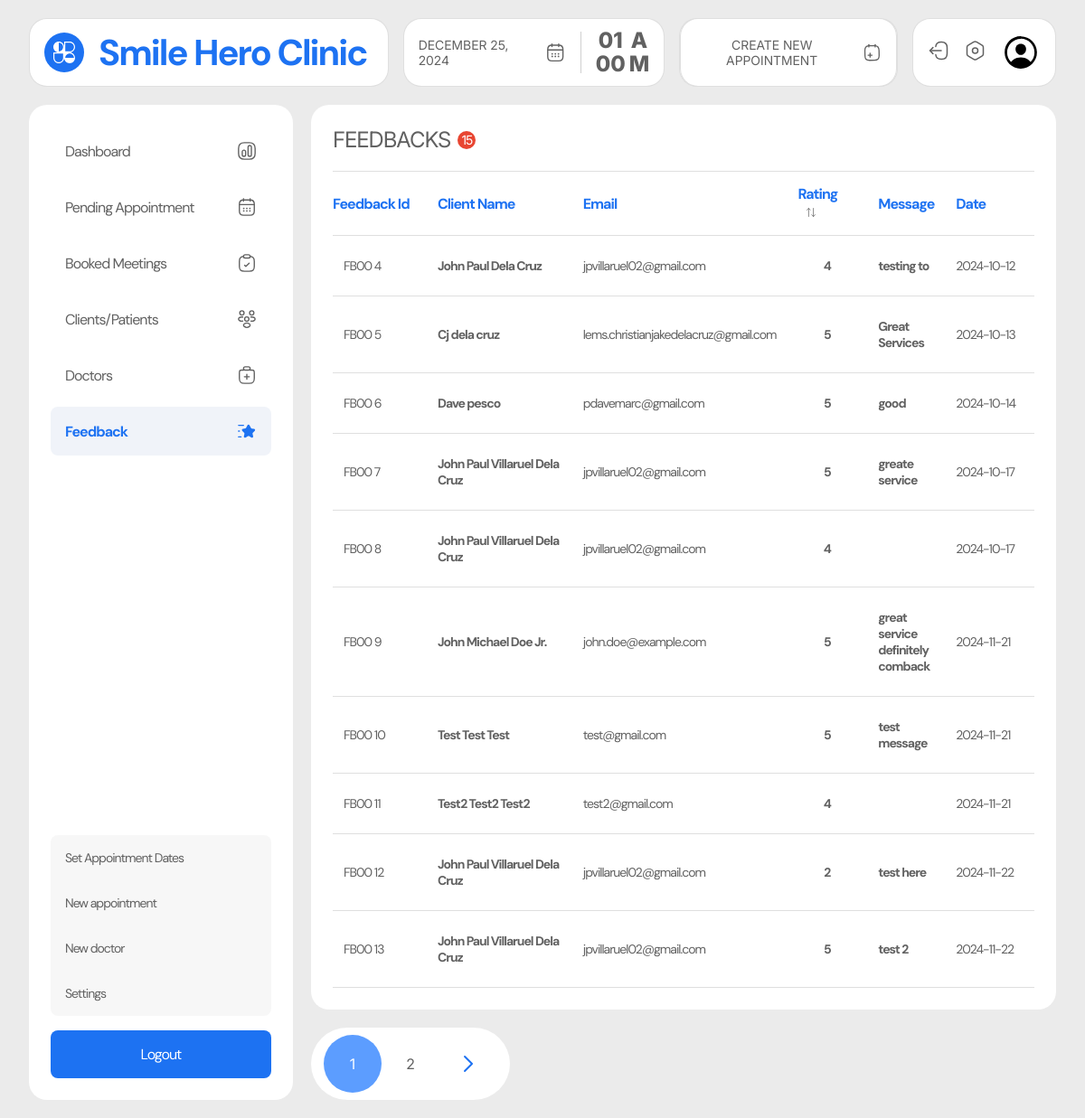
The page /admin/feedback.php (signed in) on the database its author committed.
### tables this page shows
CREATE TABLE `feedback` (
  `id` int(11) NOT NULL,
  `user_id` varchar(100) NOT NULL,
  `doctor_id` varchar(100) DEFAULT NULL,
  `name` varchar(299) NOT NULL,
  `email` varchar(299) NOT NULL,
  `feedback` text NOT NULL,
  `rating` enum('1','2','3','4','5') NOT NULL,
  `created_at` datetime NOT NULL
);

### admin/feedback.php (the view, shortened to what this page needs)
<?php
require_once '../includes/dbh.inc.php';
require_once './includes/pagination.php';
$limit = 10;
$page = isset($_GET['page']) ? (int)$_GET['page'] : 1;
$start = ($page - 1) * $limit;
$totalQuery = "SELECT COUNT(*) AS total FROM feedback";
$totalResult = $conn->query($totalQuery);
$totalRow = $totalResult->fetch_assoc();
$totalRecords = $totalRow['total'];
$query = "SELECT * FROM feedback LIMIT $start, $limit";
$result = $conn->query($query);
$users = [];
if ($result->num_rows > 0) {
  while ($row = $result->fetch_assoc()) {
    $users[] = $row;
  }
}
?>
<!DOCTYPE html>
<html lang="en">
<head>
  <link rel="stylesheet" href="../src/dist/styles.css" />
</head>
<body class="admin__page">
  <main class="admin__main">
    <?php include("includes/nav.php"); ?>
    <section class="admin__content">
      <?php include("includes/side_nav.php"); ?>
      <div class="feedbacks__container">
        <div class="feedbacks__table">
          <h1 class="table-heading">feedbacks<span class="table-item-count"><?php echo $totalRecords ?></span></h1>
          <table>
            <thead>
              <tr>
                <th>feedback id</th>
                <th>client name</th>
                <th>email</th>
                <th>
                  rating
                  <div class="dropdown-container">
                    <button class="filter-btn">
                    </button>
                  </div>
                </th>
                <th>message</th>
                <th>date</th>
              </tr>
            </thead>
            <tbody>
              <?php foreach($users as $user){?>
              <tr>
                <td class="patient-cell id">FB00  <?php echo $user['id']?></td>
                <td class="patient-cell name"><?php echo $user['name']?></td>
                <td class="patient-cell email"><?php echo $user['email']?></td>
                <td class="patient-cell rating"><?php echo $user['rating']?></td>
                <td class="patient-cell message"><?php echo $user['feedback']?></td>
                <td class="patient-cell date"><?php echo $user['created_at']?></td>
              </tr>
              <?php } ?>
            </tbody>
          </table>
        </div>
      </div>
    </section>
  </main>
</body>
</html>

### rows shown on the page
feedback: id "4", name "John Paul Dela Cruz", email "jpvillaruel02@gmail.com", rating "4", feedback "testing to"
feedback: id "5", name "Cj dela cruz", email "lems.christianjakedelacruz@gmail.com", rating "5", feedback "Great Services"
feedback: id "6", name "Dave pesco", email "pdavemarc@gmail.com", rating "5", feedback "good"
feedback: id "7", name "John Paul Villaruel Dela Cruz", email "jpvillaruel02@gmail.com", rating "5", feedback "greate service"
feedback: id "8", name "John Paul Villaruel Dela Cruz", email "jpvillaruel02@gmail.com", rating "4"
feedback: id "9", name "John Michael Doe Jr.", email "john.doe@example.com", rating "5", feedback "great service definitely comback"
feedback: id "10", name "Test Test Test", email "test@gmail.com", rating "5", feedback "test message"
feedback: id "11", name "Test2 Test2 Test2", email "test2@gmail.com", rating "4"
feedback: id "12", name "John Paul Villaruel Dela Cruz", email "jpvillaruel02@gmail.com", rating "2", feedback "test here"
feedback: id "13", name "John Paul Villaruel Dela Cruz", email "jpvillaruel02@gmail.com", rating "5", feedback "test 2"

### other values the page prints
$totalRecords "15"
